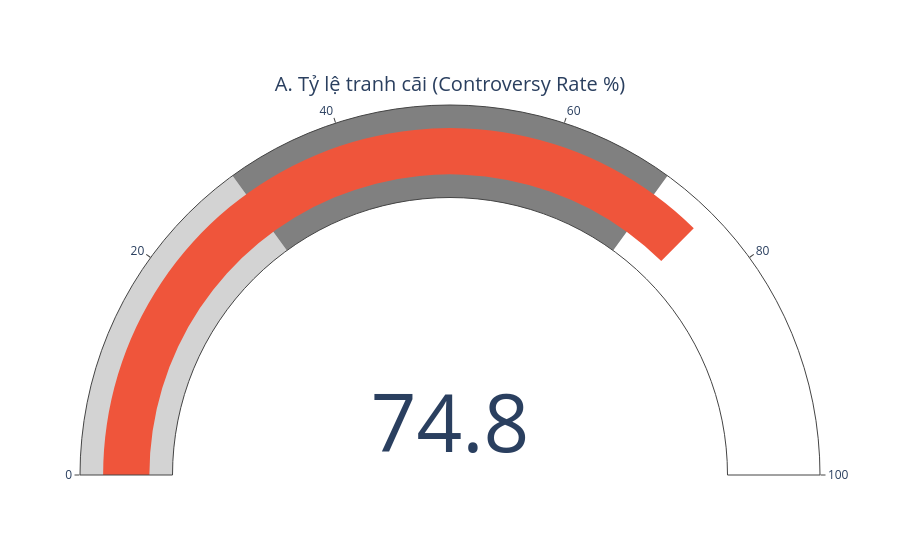

Notebook code for this chart:
### Markdown cell above
**Ý nghĩa biểu đồ:**
Biểu đồ Treemap thể hiện độ lớn của các chủ đề (Topic) được bàn luận. Các ô có diện tích lớn cho thấy chủ đề đó đang thu hút sự chú ý nhiều nhất (ví dụ: diễn xuất, đời tư, âm nhạc,...). Điều này giúp chỉ ra chính xác cộng đồng đang tập trung sự quan tâm vào khía cạnh nào khi nhắc đến đối tượng.

### Code cell
# A. Controversy Distribution
if 'controversy' in df.columns:
    controversy_counts = df['controversy'].value_counts()
    controversy_rate = (controversy_counts.get(True, 0) / len(df)) * 100

    fig = go.Figure(go.Indicator(
        mode = "gauge+number",
        value = controversy_rate,
        title = {'text': "A. Tỷ lệ tranh cãi (Controversy Rate %)"},
        gauge = {
            'axis': {'range': [0, 100]},
            'bar': {'color': "#EF553B"},
            'steps': [
                {'range': [0, 30], 'color': "lightgray"},
                {'range': [30, 70], 'color': "gray"}
            ]
        }
    ))
    fig.show()

### Figure 1 — Plotly figure (JSON) as saved in the notebook; plotly's stock layout.template omitted (floating-point values rounded to 4 significant figures)
{"data": [{"gauge": {"axis": {"range": [0, 100]}, "bar": {"color": "#EF553B"}, "steps": [{"color": "lightgray", "range": [0, 30]}, {"color": "gray", "range": [30, 70]}]}, "mode": "gauge+number", "title": {"text": "A. Tỷ lệ tranh cãi (Controversy Rate %)"}, "type": "indicator", "value": 74.8}], "layout": {}}
